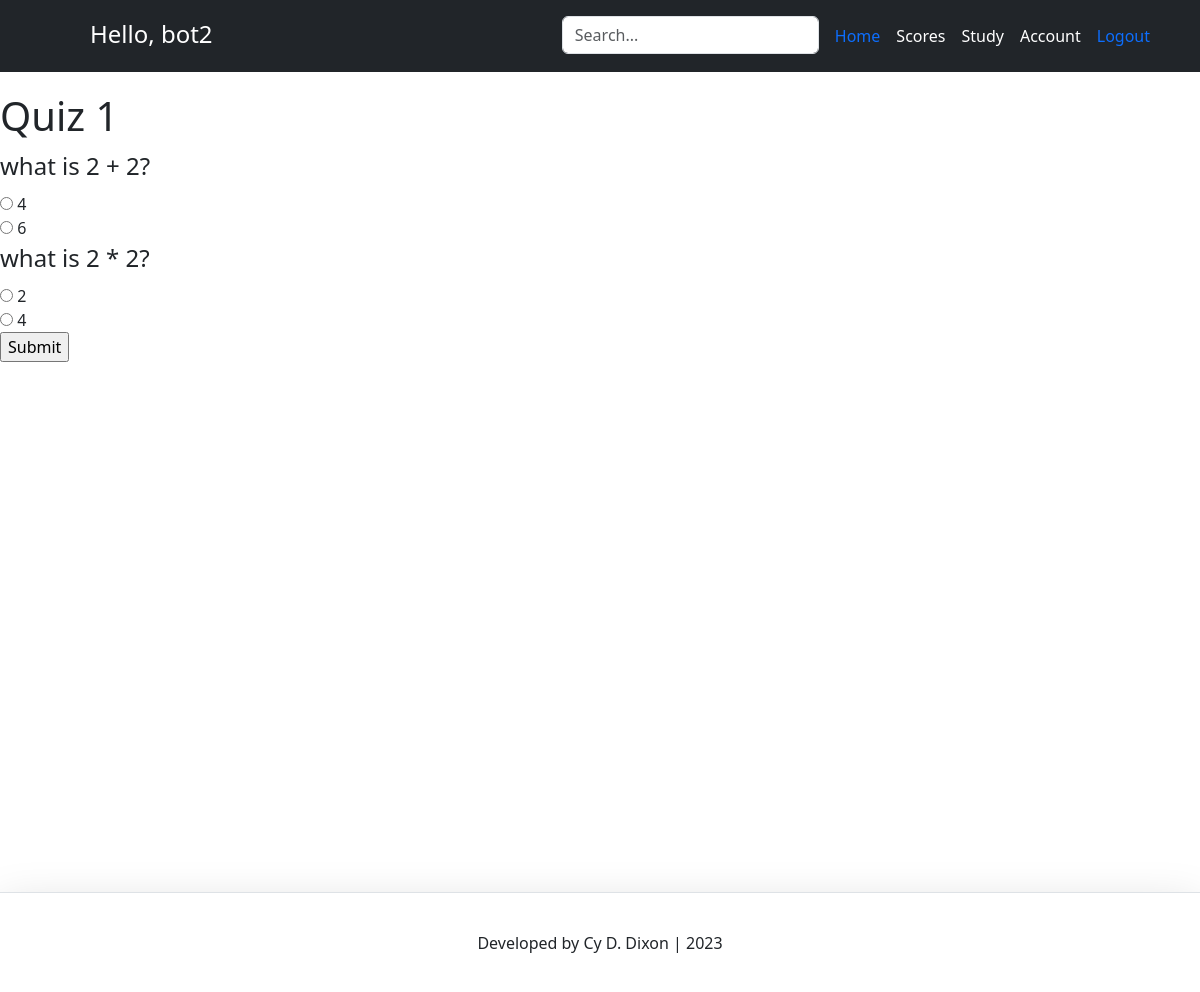
The page /quiz/2/ (signed in) on the database its author committed.
### account/models.py (models this page shows, shortened)
class Account(AbstractBaseUser):
	email 					= models.EmailField(verbose_name="email", max_length=60, unique=True)
	username 				= models.CharField(max_length=30, unique=True)
	date_joined				= models.DateTimeField(verbose_name='date joined', auto_now_add=True)
	last_login				= models.DateTimeField(verbose_name='last login', auto_now=True)
	is_admin				= models.BooleanField(default=False)
	is_active				= models.BooleanField(default=True)
	is_staff				= models.BooleanField(default=False)
	is_superuser			= models.BooleanField(default=False)
	USERNAME_FIELD = 'email'
	REQUIRED_FIELDS = ['username']
	objects = MyAccountManager()

### quiz/models.py (models this page shows, shortened)
class Quiz(models.Model):
    name = models.CharField(max_length=255)
    type = models.CharField(max_length=255, default="none")
    description = models.TextField(default="empty")

class Question(models.Model):
    quiz = models.ForeignKey(Quiz, on_delete=models.CASCADE)
    text = models.TextField(default="empty")

class Choice(models.Model):
    question = models.ForeignKey(Question, on_delete=models.CASCADE)
    text = models.CharField(max_length=255)
    is_correct = models.BooleanField(default=False)

### quiz/views.py (the view)
# urls.py: path('<int:quiz_id>/', views.start_quiz, name='start_quiz'),
def start_quiz(request, quiz_id):
    context = {}
    taken = 0
    user = request.user  # Assuming user is authenticated
    quiz = get_object_or_404(Quiz, pk=quiz_id)
    questions = Question.objects.filter(quiz=quiz)
    if QuizTaker.objects.filter(user=user, quiz=quiz).exists():
        quiz_taker = QuizTaker.objects.get(user=user, quiz=quiz)
        print("getting user")
    else:
        quiz_taker = QuizTaker.objects.create(user=user, quiz=quiz)
        print("creating user")
    if quiz_taker.attempts >= 3:
        taken = 1
    else:
        print(quiz_taker.attempts)
        quiz_taker.attempts += 1
        quiz_taker.save()
    return render(request, 'start_quiz.html', {'taken': taken, 'quiz': quiz, 'questions': questions, 'quiz_taker': quiz_taker})

### quiz/templates/start_quiz.html (shortened to what this page needs)
{% extends "base.html" %}
{% block content %}
{% if taken == 1 %}
  <h1> You have already taken this quiz 3 times: {{ quiz.name }}</h1>
  <h1> <a class="btn btn-primary" href="{% url 'home' %}" role="button">Go Home</a> </h1>
{% else %}
  <h1>{{ quiz.name }}</h1>
  <form method="post" action="{% url 'submit_quiz' quiz.id %}">
    {% for question in questions %}
      <fieldset>
        <legend>{{ question.text }}</legend>
        {% for choice in question.choice_set.all %}
          <label>
            <input type="radio" name="question_{{ question.id }}" value="{{ choice.id }}">
            {{ choice.text }}
          </label><br>
        {% endfor %}
      </fieldset>
    {% endfor %}
    <input type="submit" value="Submit">
  </form>
{% endif %}
{% endblock %}

### templates/snippets/header.html (shortened to what this page needs)
<link href="https://cdn.jsdelivr.net/npm/bootstrap@5.3.1/dist/css/bootstrap.min.css" rel="stylesheet">
<header class="p-3 text-bg-dark">
  <div class="container">
    <div class="d-flex flex-wrap">
      <a href="/" class="d-flex mb-3 mb-md-0 me-md-auto link-body-emphasis text-decoration-none">
        <svg class="bi me-2" width="40" height="32"><use xlink:href="#bootstrap"/></svg>
        {% if request.user.is_authenticated %}
          <span class="text-white fs-4">Hello, {{request.user.username}}</span>
        {% else %}
          <span class="text-white fs-4">It's Django Time!</span>
        {% endif %}
      </a>
      <form class="col-12 col-lg-auto mb-3 mb-lg-0 px-2" role="search" method="get">
        <input class="form-control" aria-label="Search" type="search" name="q" id="id_q" placeholder="Search...">
      </form>
      <ul class="nav">
        {% if request.user.is_authenticated %}
          <li><a class="nav-link px-2 text-blue" aria-current="page" href="{% url 'home' %}"> Home </a></li>
          <li><a class="nav-link px-2 text-white" href="{% url 'scores' %}"> Scores </a></li>
          <li><a class="nav-link px-2 text-white" href="{% url 'study_page' %}"> Study </a></li>
          <li><a class="nav-link px-2 text-white" href="{% url 'account' %}"> Account </a></li>
          <li><a class="nav-link px-2 text-red" href="{% url 'logout' %}"> Logout </a></li>
        {% else %}
          <li><a class="nav-link px-2 text-blue" href="{% url 'home' %}">Home</a></li>
          <li><a class="nav-link px-2 text-white" href="{% url 'register' %}">Register</a></li>
          <li><a class="nav-link px-2 text-white" href="{% url 'login' %}">Login</a> </li>
        {% endif %}
      </ul>
  </div>
</header>

### templates/snippets/header.html (style rules this page uses)
.p-3 { margin-bottom: 20px; }

### templates/snippets/base_css.html (style rules this page uses)
body { background-color: #F5F5F5; }

### rows shown on the page
Account: user.username "bot2"
Quiz: name "Quiz 1"
Question: text "what is 2 + 2?"
Choice: text "4"
Choice: text "6"
Question: text "what is 2 * 2?"
Choice: text "2"
Choice: text "4"
